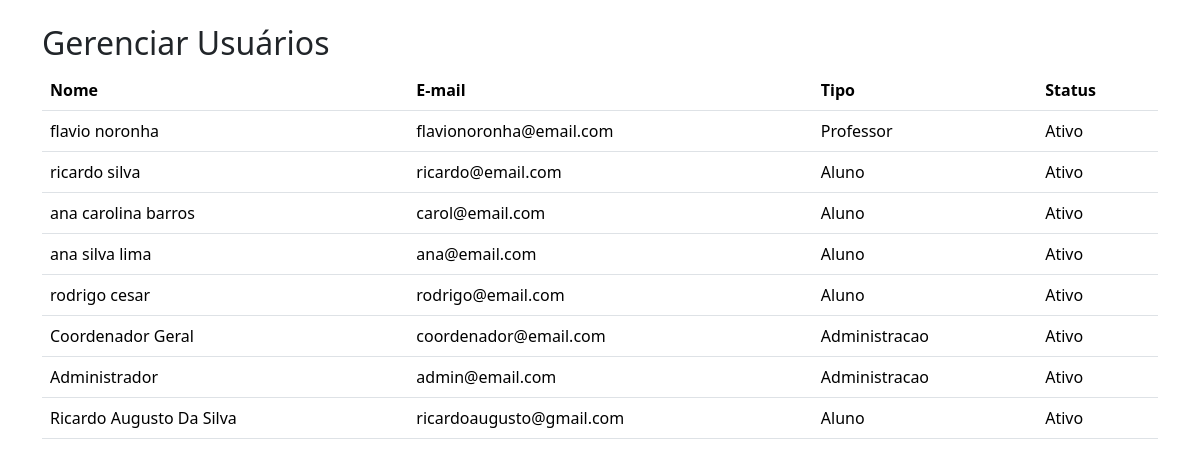
/usuarios/ (signed in), run on an earlier commit of the app's database.
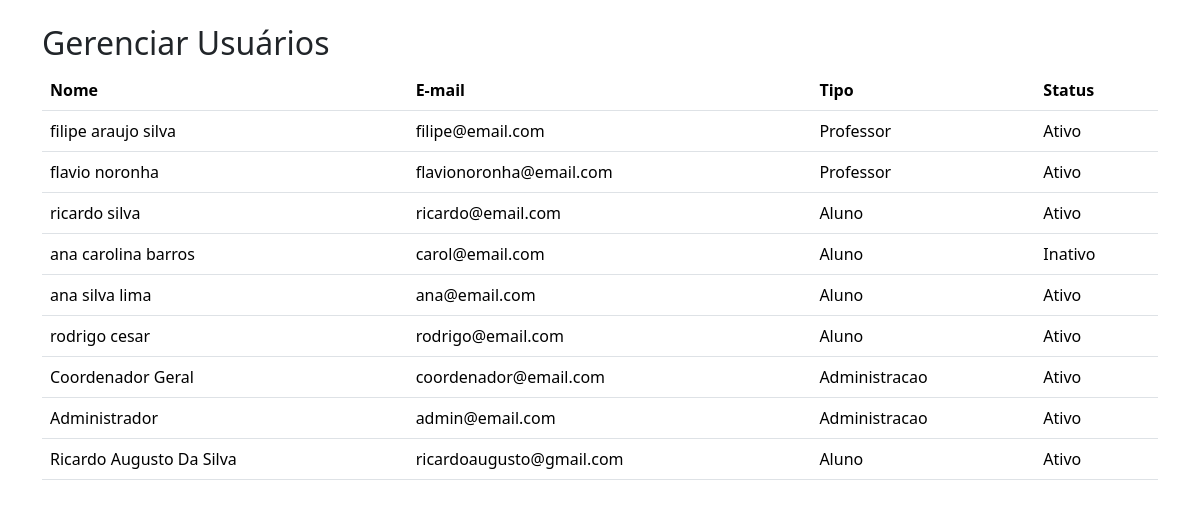
And on a later commit of the database.
### app_cadastro_projeto/models.py (models this page shows, shortened)
class PerfilUsuario(models.Model):
    OPCOES_PERFIL = [
        ('aluno', 'Aluno'),
        ('professor', 'Professor'),
        ('administracao', 'Administração'),
        ('empresa', 'Empresa'),
    ]
    user = models.OneToOneField(User, on_delete=models.CASCADE, related_name='perfil')
    tipo_usuario = models.CharField(max_length=20, choices=OPCOES_PERFIL, default='aluno')
    matricula = models.CharField(max_length=50, blank=True, null=True)
    telefone = models.CharField(max_length=20, blank=True, null=True)
    foto = models.ImageField(upload_to='fotos_perfil/', blank=True, null=True)
    bio = models.TextField(blank=True, null=True)
    ativo = models.BooleanField(default=True)
    criado_em = models.DateTimeField(auto_now_add=True)
    atualizado_em = models.DateTimeField(auto_now=True)
    class Meta:
        verbose_name = 'Perfil de Usuário'
        verbose_name_plural = 'Perfis de Usuários'
        ordering = ['-criado_em']
    @classmethod
    def buscar_por_usuario(cls, user):
        try:
            return cls.objects.get(user=user)
        except cls.DoesNotExist:
            return None

### app_cadastro_projeto/views.py (the view)
# urls.py: path('usuarios/', views.gerenciar_usuarios, name='gerenciar_usuarios'),
@login_required(login_url='home')
def gerenciar_usuarios(request):
    perfil = PerfilUsuario.buscar_por_usuario(request.user)
    if not perfil or perfil.tipo_usuario != 'administracao':
        messages.error(request, 'Acesso negado.')
        return redirect('dashboard')
    usuarios = PerfilUsuario.objects.select_related('user').all()
    return render(request, 'usuarios/gerenciar_usuarios.html', {'usuarios': usuarios})

### app_cadastro_projeto/templates/usuarios/gerenciar_usuarios.html (shortened to what this page needs)
<!DOCTYPE html>
<html lang="pt-BR">
<head>
    <link rel="stylesheet" href="https://cdn.jsdelivr.net/npm/bootstrap@5.3.2/dist/css/bootstrap.min.css">
</head>
<body>
    <div class="container mt-4">
        <h2>Gerenciar Usuários</h2>
        <table class="table">
            <thead>
                <tr>
                    <th>Nome</th>
                    <th>E-mail</th>
                    <th>Tipo</th>
                    <th>Status</th>
                </tr>
            </thead>
            <tbody>
                {% for perfil in usuarios %}
                <tr>
                    <td>{{ perfil.user.first_name }}</td>
                    <td>{{ perfil.user.email }}</td>
                    <td>{{ perfil.tipo_usuario|title }}</td>
                    <td>{% if perfil.user.is_active %}Ativo{% else %}Inativo{% endif %}</td>
                </tr>
                {% empty %}
                <tr><td colspan="4">Nenhum usuário encontrado.</td></tr>
                {% endfor %}
            </tbody>
        </table>
    </div>
</body>
</html>

What changed in the data, as far as the page shows it:
added PerfilUsuario: user.first_name "filipe araujo silva", user.email "filipe@email.com", tipo_usuario "Professor", shows "Ativo"
computed for PerfilUsuario "ana carolina barros": text "Ativo" → "Inativo"
